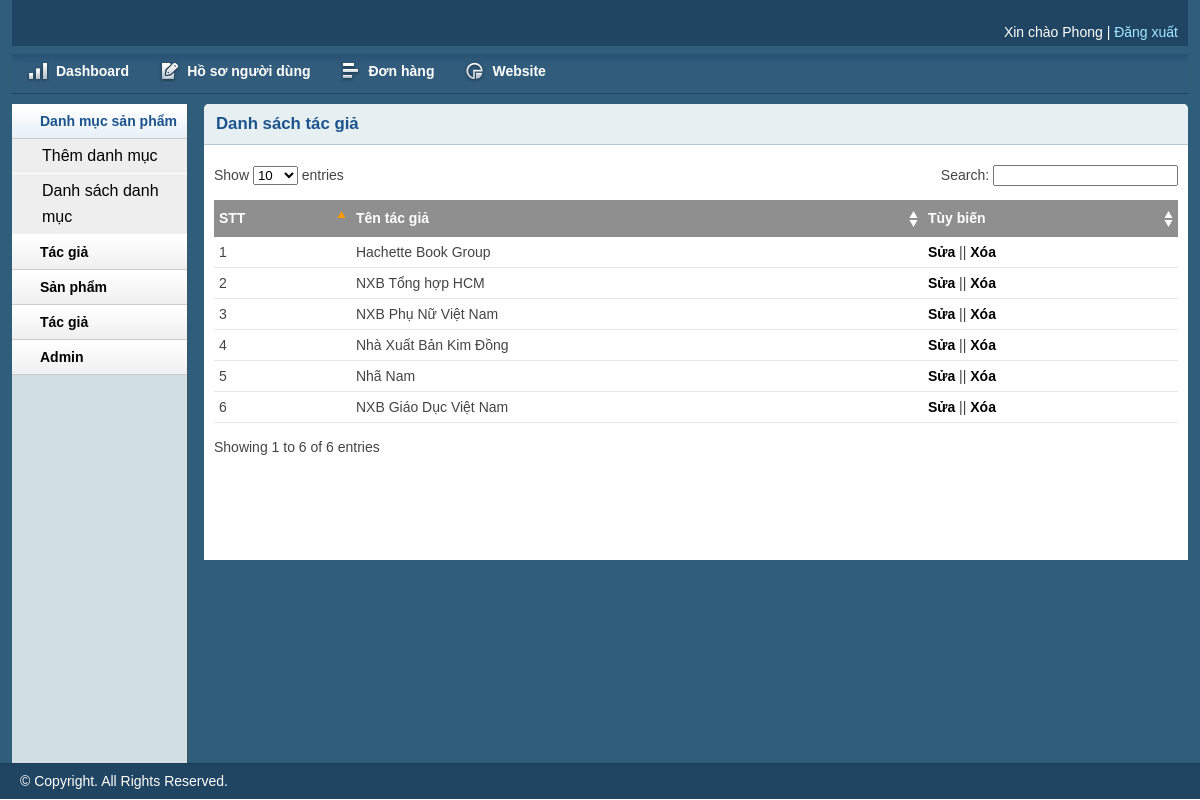
Page /admin/brandlist.php (signed in) on the committed database.
### tables this page shows
CREATE TABLE `tbl_brand` (
  `brand_id` int(11) NOT NULL,
  `brand_name` varchar(255) NOT NULL
);

### lib/database.php (called while the page is built, shortened)
<?php
Class Database{
   public $host   = DB_HOST;
   public $user   = DB_USER;
   public $pass   = DB_PASS;
   public $dbname = DB_NAME;
   public $link;
private function connectDB(){
   $this->link = new mysqli($this->host, $this->user, $this->pass,
    $this->dbname);
 }
public function select($query){
  $result = $this->link->query($query) or
   die($this->link->error.__LINE__);
  if($result->num_rows > 0){
    return $result;
  } else {
    return false;
  }
 }
}

### classes/brand.php (called while the page is built, shortened)
<?php
$filepath = realpath(dirname(__FILE__));
include_once ($filepath.'/../lib/database.php');
?>
<?php
class brand{
    private $db;
    public function __construct(){
        $this -> db = new Database();
    }
    public function show_brand(){
        $query = "SELECT * FROM tbl_brand ORDER BY brand_id DESC";
        $result = $this -> db -> select($query);
        return $result;
    }
}
?>

### admin/brandlist.php (the view, shortened to what this page needs)
<?php
include 'inc/header.php';
?>
<?php
include 'inc/sidebar.php';
?>
<?php
include '../classes/brand.php';
?>
<?php
$brand = new brand();
?>
        <div class="grid_10">
            <div class="box round first grid">
                <h2>Danh sách tác giả</h2>
                <div class="block">
                    <table class="data display datatable" id="example">
					<thead>
						<tr>
							<th>STT</th>
							<th>Tên tác giả</th>
							<th>Tùy biến</th>
						</tr>
					</thead>
					<tbody>
						<?php
						$show_brand = $brand -> show_brand();
						if($show_brand){
							$i = 0;
							while($result = $show_brand -> fetch_assoc()){
								$i++;
						?>
						<tr class="odd gradeX">
							<td><?php echo $i; ?></td>
							<td><?php echo $result['brand_name'] ?></td>
							<td><a href="brand-edit.php?brand_id=<?php echo $result['brand_id'] ?>">Sửa</a> || <a onclick="return confirm('Bạn thực sự có muốn xóa ?')" href="?delete_id=<?php echo $result['brand_id'] ?>">Xóa</a></td>
						</tr>
						<?php
							}
						}
						?>
					</tbody>
				</table>
               </div>
            </div>
        </div>
<?php include 'inc/footer.php';?>

### admin/css/layout.css (style rules this page uses)
body { background: #fff none repeat scroll 0 0; color: #444; font-size: 14px; padding: 0; }
a { color: #000; font-weight:bold; text-decoration: none; }
h1, h2, h3, h4, h5, h6 { line-height:1.2em; margin-bottom:.3em; }
h2 { margin-top:1em; }
.box { background:#fff; margin-bottom:20px; padding:10px 10px 10px 10px; margin-left:-8px; }
.box.grid { padding-bottom:40px; }
.box.round { -moz-border-radius: 5px 5px 0px 0px; -webkit-border-radius: 5px 5px 0px 0px; border-radius: 5px 5px 0px 0px; }
.box h2 { font-size:1.2em; font-weight:bold; color:#1B548D; background:#E6F0F3; margin:-10px -10px 0 -10px; padding:10px 12px; border-bottom:1px solid #B3CBD6; -moz-border-radius: 5px 5px 0px 0px; -webkit-border-radius: 5px 5px 0px 0px; border-radius: 5px 5px 0px 0px; }
.box.first { min-height: 406px; }
.block { padding-top:20px; }
.block { padding-bottom:1px; }
table.display { margin: 0 auto; clear: both; width: 100%; }
.sorting_asc { background: #8f8f8f url(../img/table/sort_asc.png) no-repeat center right; padding:8px 5px; text-align:left; color:#fff; }
.sorting { background:#8f8f8f url(../img/table/sort_both.png) no-repeat center right; padding:8px 5px; text-align:left; color:#fff; }
tr.odd { height: 30px; line-height: 30px; border-bottom:1px solid #e6e6e6; }
tr.even { height: 30px; line-height: 30px; border-bottom:1px solid #e6e6e6; }
tr.odd td, tr.even td { padding-left:5px; }

### rows in the picture
tbl_brand: brand_name "Hachette Book Group"
tbl_brand: brand_name "NXB Tổng hợp HCM"
tbl_brand: brand_name "NXB Phụ Nữ Việt Nam"
tbl_brand: brand_name "Nhà Xuất Bản Kim Đồng"
tbl_brand: brand_name "Nhã Nam"
tbl_brand: brand_name "NXB Giáo Dục Việt Nam"

### other values in the picture
session::get('admin_name') "Phong"
